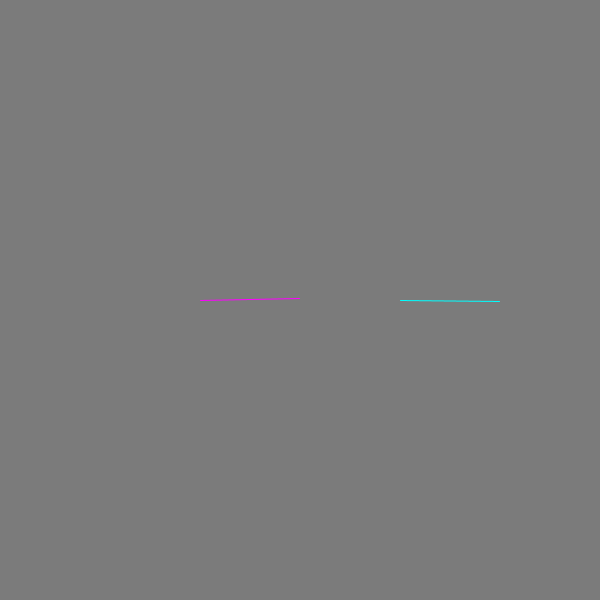
Frame 1 (no input)
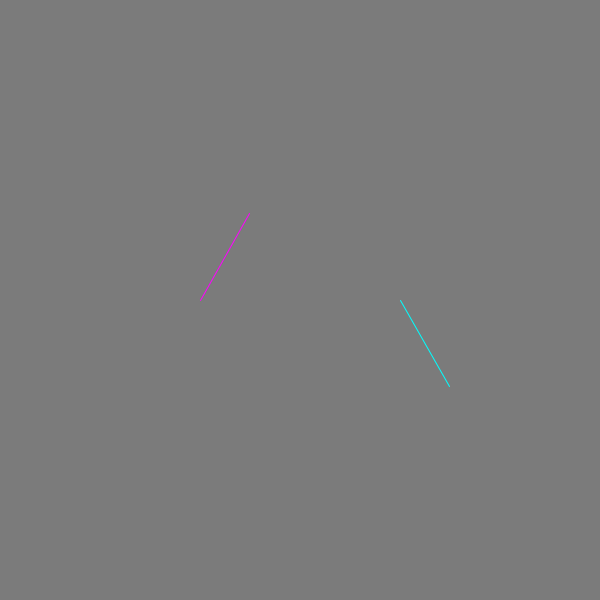
Frame 60 (the mouse pressed at the canvas centre just before this capture)
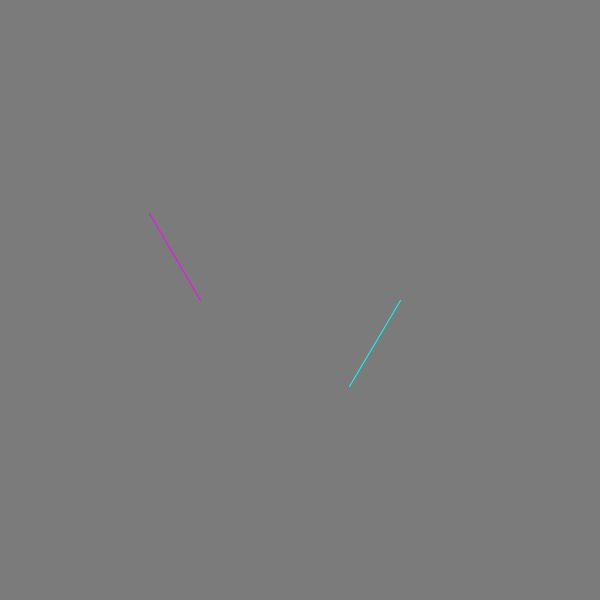
Frame 120 (the mouse held since frame 60 and released just before this capture)

The Processing sketch that drew these frames (run headless with seeded random() and noise(); from frame 60 on, the mouse is pressed at the canvas centre):

// Processing sketch: rotacion
// ── rotacion.pde
float angulo, conversion;

void setup(){
 size(600, 600);
 smooth();
 angulo = 0;
}

void draw(){
  angulo++;
  conversion = angulo * (TWO_PI/360);
  background(123);
  
  pushMatrix();
  translate(width/2-100, height/2);
  rotate(-conversion);
  stroke(255, 0, 255);
  line(0, 0, 100, 0);
  popMatrix();
  
  pushMatrix();
  translate(width/2 + 100, height/2);
  rotate(conversion);
  stroke(0, 255, 255);
  line(0, 0, 100, 0);
  popMatrix();
}
